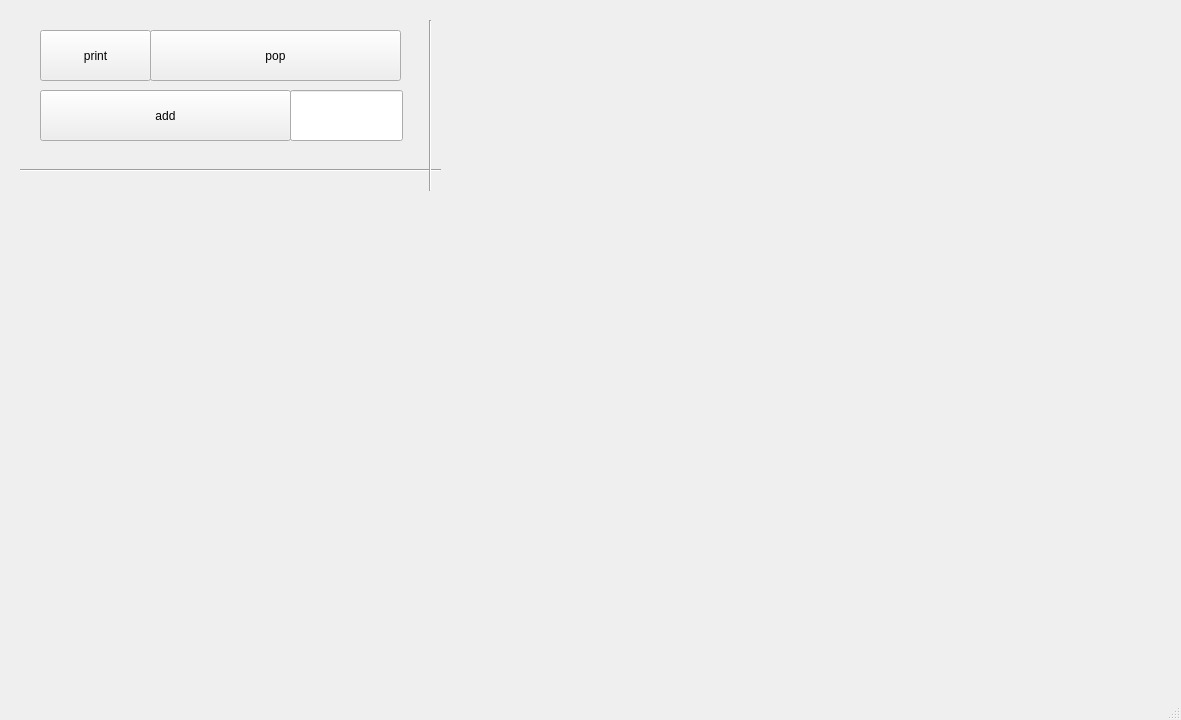
<?xml version="1.0" encoding="UTF-8"?>
<ui version="4.0">
 <class>MainWindow</class>
 <widget class="QMainWindow" name="MainWindow">
  <property name="geometry">
   <rect>
    <x>0</x>
    <y>0</y>
    <width>1181</width>
    <height>720</height>
   </rect>
  </property>
  <property name="windowTitle">
   <string>MainWindow</string>
  </property>
  <widget class="QWidget" name="centralwidget">
   <widget class="QPushButton" name="pushButton_add">
    <property name="geometry">
     <rect>
      <x>40</x>
      <y>90</y>
      <width>251</width>
      <height>51</height>
     </rect>
    </property>
    <property name="text">
     <string>add</string>
    </property>
   </widget>
   <widget class="QLineEdit" name="lineEdit_add">
    <property name="geometry">
     <rect>
      <x>290</x>
      <y>90</y>
      <width>113</width>
      <height>51</height>
     </rect>
    </property>
   </widget>
   <widget class="QPushButton" name="pushButton_pop">
    <property name="geometry">
     <rect>
      <x>150</x>
      <y>30</y>
      <width>251</width>
      <height>51</height>
     </rect>
    </property>
    <property name="text">
     <string>pop</string>
    </property>
   </widget>
   <widget class="QPushButton" name="pushButton_print">
    <property name="geometry">
     <rect>
      <x>40</x>
      <y>30</y>
      <width>111</width>
      <height>51</height>
     </rect>
    </property>
    <property name="text">
     <string>print</string>
    </property>
   </widget>
   <widget class="Line" name="line">
    <property name="geometry">
     <rect>
      <x>20</x>
      <y>160</y>
      <width>421</width>
      <height>20</height>
     </rect>
    </property>
    <property name="orientation">
     <enum>Qt::Horizontal</enum>
    </property>
   </widget>
   <widget class="Line" name="line_2">
    <property name="geometry">
     <rect>
      <x>420</x>
      <y>20</y>
      <width>20</width>
      <height>171</height>
     </rect>
    </property>
    <property name="orientation">
     <enum>Qt::Vertical</enum>
    </property>
   </widget>
  </widget>
  <widget class="QMenuBar" name="menubar">
   <property name="geometry">
    <rect>
     <x>0</x>
     <y>0</y>
     <width>1181</width>
     <height>20</height>
    </rect>
   </property>
  </widget>
  <widget class="QStatusBar" name="statusbar"/>
 </widget>
 <resources/>
 <connections/>
</ui>
